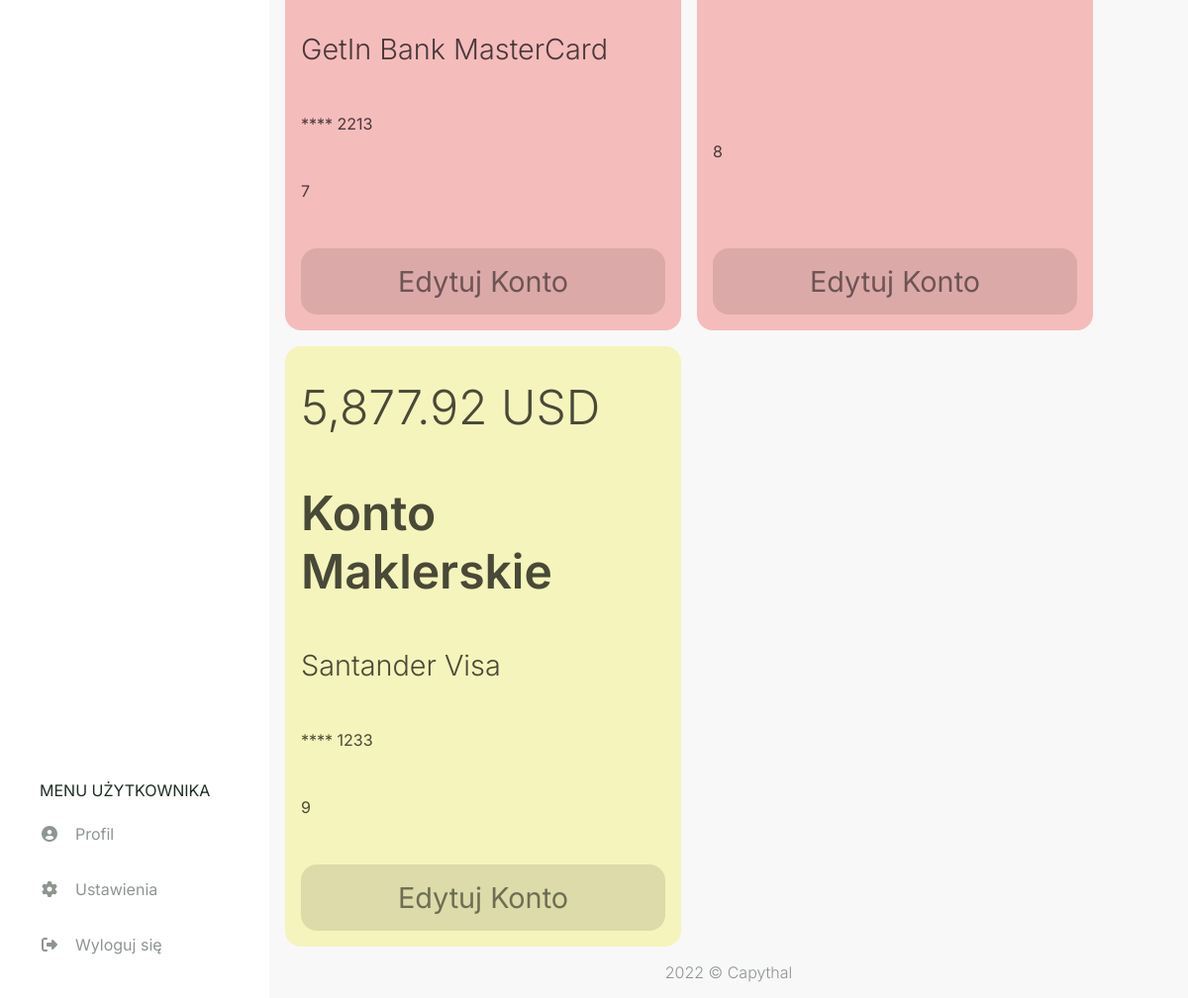
Page /accounts (signed in, lower part) on the earlier database version.
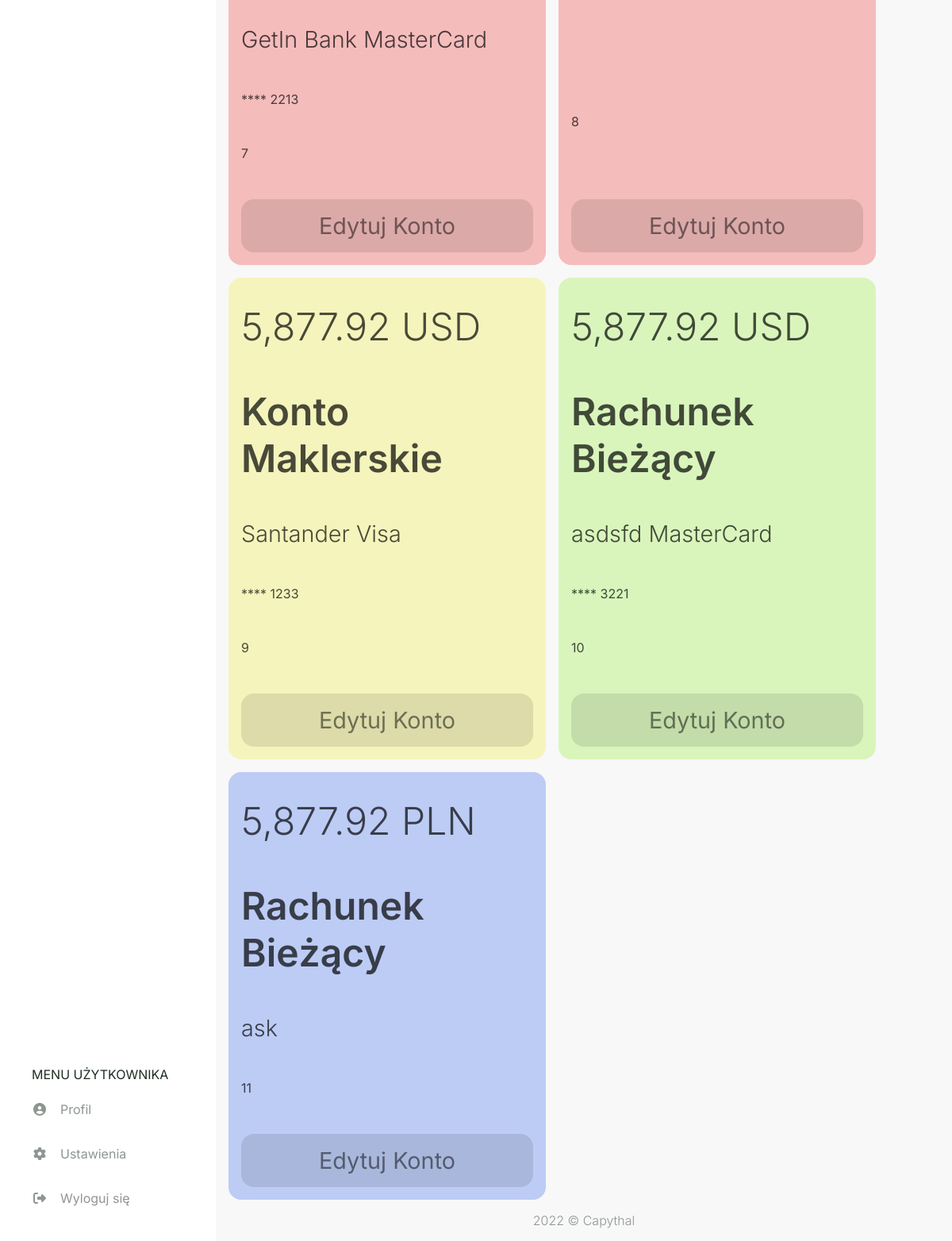
Same page on the later database version.
### capythal/models.py (models this page shows, shortened)
class account(db.Model):
    id = db.Column(db.Integer, primary_key=True)
    user_id = db.Column(db.Integer, db.ForeignKey('user.id'), nullable=False)
    currency_id = db.Column(db.Integer, db.ForeignKey('currency.id'), nullable=False)
    card_id = db.Column(db.Integer, db.ForeignKey('card.id'))
    acc_type_id = db.Column(db.Integer, db.ForeignKey('acc_type.id'), nullable=False)
    style_id = db.Column(db.Integer, db.ForeignKey('style.id'), nullable=False)
    card_number = db.Column(db.String(4))
    fin_inst = db.Column(db.String(20))
    transaction = db.relationship("transaction", backref="account", lazy=True)
    settings = db.relationship("settings", back_populates="account", uselist=False)
    goal = db.relationship("goal", backref="account", lazy=True)

class card(db.Model):
    id = db.Column(db.Integer, primary_key=True)
    name = db.Column(db.String(20), nullable=False)
    account = db.relationship("account", backref="card", lazy=True)

class currency(db.Model):
    id = db.Column(db.Integer, primary_key=True)
    name = db.Column(db.String(20), nullable=False)
    account = db.relationship("account", backref="currency", lazy=True)
    settings = db.relationship("settings", backref="currency", lazy=True)

class acc_type(db.Model):
    id = db.Column(db.Integer, primary_key=True)
    name = db.Column(db.String(20), nullable=False)
    account = db.relationship("account", backref="acc_type", lazy=True)

### capythal/routes.py (the view, shortened to what this page needs)
@app.route('/accounts', methods=['GET', 'POST'])
@login_required
def accounts():
    form_add = addAccForm()
    form_edit = editAccForm()
    form_id = idForm()
    i = 1
    accounts = db.session.query(account,currency,card,acc_type,style).join(currency).join(card).join(acc_type).join(style).filter(account.user_id == current_user.id)
    return render_template("accounts.html", accounts = accounts, form_add = form_add, form_edit = form_edit, form_id = form_id)

### capythal/models.py (called while the page is built)
@login_manager.user_loader
def load_user(user_id):
    return user.query.get(int(user_id))

### capythal/templates/accounts.html (shortened to what this page needs)
{% extends "layout.html" %}
{% set active_page = "accounts" %}
{% block head %}
  {{ super() }}
  <link rel="stylesheet" href="{{ url_for('static', filename='css/accounts.css') }}">
  <link rel="stylesheet" href="{{ url_for('static', filename='css/modals/account-modal.css') }}">
{% endblock %}
{% block content %}
<div class="accounts-flexbox">
  {% for account,currency,card,acc_type,style in accounts %}
    <div class="account-info style-{{ style.name }}">
      <span class="fs-1 fw-light">5,877.92 {{ currency.name }}</span>
      <span class="fs-1 fw-semibold">{{ acc_type.name }}</span>
      <span class="fs-2 fw-light">
        {% if account.fin_inst %}{{ account.fin_inst }}{% endif %} {% if card.name %}{{ card.name }}{% endif %}
      </span>
      {% if account.card_number %}
      <span class="fs-4">**** {{ account.card_number }}</span>
      {% endif %}
      {{ account.id }}
      <a onclick="editAccBtnClick({{ 1 }})" class="account-edit" value=1>
        <span class="fs-2">Edytuj Konto</span>
      </a>
    </div>
  {% endfor %}
</div>
{% endblock %}

### capythal/templates/layout.html (shortened to what this page needs)
<!doctype html>
<html lang="pl">
  <head>
    {% block head %}
    <link rel="stylesheet" href="{{ url_for('static', filename='css/style.css') }}">
    {% endblock %}
  </head>
  <body>
    <aside id="navbar" class="navbar">
      <ul class="navbar-list-bottom">
        <li class="nav-item">
          <span class="ml-1 fs-4">MENU UŻYTKOWNIKA</span>
        </li>
        <li class="menu-button">
          <a href="{{ url_for('userpage') }}" class="menu-button-link">
            <span class="fa fa-fw fa-user-circle my-auto"></span>
            <span class="ml-1 fs-4">Profil</span>
          </a>
        </li>
        <li class="menu-button">
          <a href="" class="menu-button-link">
            <span class="fa fa-fw fa-cog my-auto"></span>
            <span class="ml-1 fs-4">Ustawienia</span>
          </a>
        </li>
        <li class="menu-button">
          <a href="{{ url_for('logout') }}" class="menu-button-link">
            <span class="fa fa-fw fa-sign-out my-auto"></span>
            <span class="ml-1 fs-4">Wyloguj się</span>
          </a>
        </li>
      </ul>
    </aside>
    <main class="main-content">
      {%block content%}
      {%endblock%}
    </main>
    <footer class="fc-secondary fw-light">
      2022 © Capythal
    </footer>
  </body>
</html>

### capythal/static/css/style.css (style rules this page uses)
html, body { padding: 0; margin: 0; }
html { height: 100%; font-family: 'Inter', sans-serif; width: 100%; }
body { background-color: #F8F8F8; color: #1F2E23; min-height: 100vh; display: flex; flex-direction: column; }
* { box-sizing: border-box; }
aside { background-color: #FFFFFF; }
a { color: #1F2E23; cursor: pointer; text-decoration: none; }
.style-red { color: hsl(0, 18%, 33%); background-color: hsl(0, 75%, 85%); }
.style-yellow { color: hsl(58, 18%, 33%); background-color: hsl(58, 75%, 85%); }
.style-lime { color: hsl(90, 18%, 33%); background-color: hsl(90, 75%, 85%); }
.style-blue { color: hsl(223, 18%, 33%); background-color: hsl(223, 75%, 85%); }
.fc-secondary { color: #8E9690; }
.fw-light { font-weight: 300 !important; }
.fw-semibold { font-weight: 600 !important; }
.ml-1 { margin-left: 1rem !important; }
.my-auto { margin: auto 0; }
.navbar { transition: all 0.4s ease-in-out; }
.main-content { height: 100%; }
.navbar { display: flex; flex-direction: column; position: fixed; top: 0; bottom: 0; width: 0; opacity: 0; height: 100%; max-width: 75%; overflow-y: auto; z-index: 101; }
.navbar-list-top, .navbar-list-bottom { width: 100%; padding: 1.5rem; list-style: none }
.navbar-list-bottom { margin-bottom: 0; }
.nav-item { margin: 0.5rem 0; }
.menu-button a { margin-bottom: 0.25rem; color: #8E9690; }
.menu-button-link { display: flex; padding: 1rem; }
footer { margin-top: auto; display: flex; margin-bottom: 1rem; justify-content: center; }
.fs-1 { font-size: 2rem; }
.fs-2 { font-size: 1.5rem; }
.fs-4 { font-size: 0.8rem; }
@media (min-width: 500px) { .fs-1 { font-size: 3rem; } }
@media (min-width: 500px) { .fs-2 { font-size: 2rem; } }
@media (min-width: 500px) { .fs-4 { font-size: 1.2rem ; } }
@media (min-width: 800px) { .navbar { width: 100%; opacity: 1; max-width: 17rem; } }
@media (min-width: 800px) { footer { margin-left: 17rem; } }
@media (min-width: 800px) { .main-content { margin-left: 17rem; } }
@media (min-width: 800px) { .fs-1 { font-size: 3rem; } }
@media (min-width: 800px) { .fs-2 { font-size: 1.8rem; } }
@media (min-width: 800px) { .fs-4 { font-size: 1rem; } }

### capythal/static/css/accounts.css (style rules this page uses)
.accounts-flexbox { padding: 1rem; display: flex; gap: 1rem; flex-wrap: wrap; }
.account-add, .account-info { flex: 1 0 100%; border-radius: 1rem; display: flex; flex-direction: column; }
.account-info { padding: 2rem 1rem 1rem; justify-content: space-between; gap: 3rem; color: rgba(0, 0, 0, 0.7); word-wrap: break-word; }
.account-edit { padding: 1rem; border-radius: 1rem; color: rgba(0, 0, 0, 0.5); background-color: rgba(0, 0, 0, 0.1); }
.account-edit > span { display: flex; justify-content: center; }
@media (min-width: 1100px) { .account-add, .account-info { max-width: 25rem; } }

Differences in the rows shown:
added account: name "USD", name "Rachunek Bieżący", fin_inst "asdsfd", name "MasterCard", card_number "3221", id "10", {{ 1 }} 1 (drawn)
added account: name "PLN", name "Rachunek Bieżący", fin_inst "ask", id "11", {{ 1 }} 1 (drawn)
